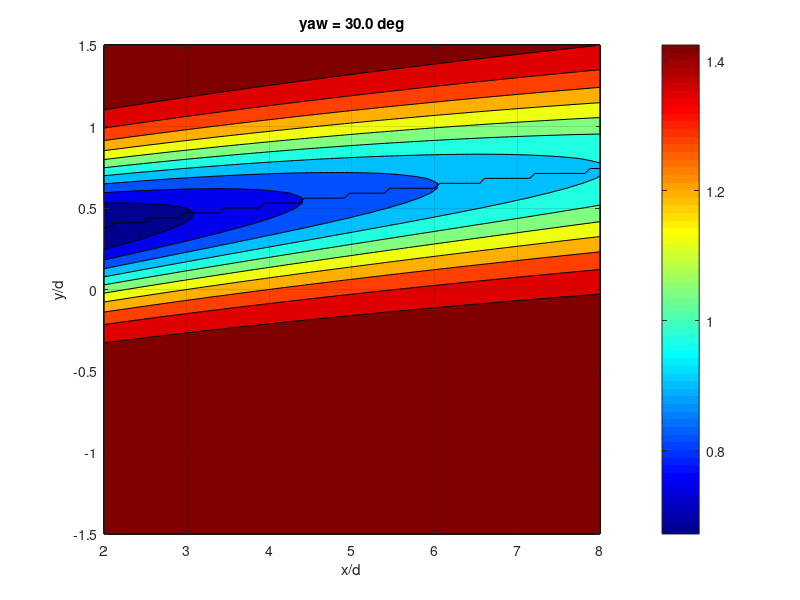

The MATLAB script that drew this image:
clear
% clc
format compact
close all

%% attempt to recreate analytical wake redirection model from Bastankhah paper
d = 1;
yaw = 30*pi/180;
u = 1.5;

% locations
x0 = 0;
x = linspace(2*d,8*d,100);
y = linspace(-1.5*d,1.5*d,100);
z = 0.148;
zh = 0.148;

[X,Y] = meshgrid(x/d,y/d);

% wake growth rates
ky = 0.01;
kz = ky;
CT = 0.9;
TI = 0.1;
alpStar = 2.32;
betaStar = 0.154;

% wake widths
sigmaYbyD = (ky*(x-x0)/d + (cos(yaw)/sqrt(8)));
sigmaZbyD = (kz*(x-x0)/d + (1/sqrt(8)));

% normalized length of potential core
x0byD = (cos(yaw)*(1 + sqrt(1-CT)))/(sqrt(2)*(alpStar*TI + betaStar*(1-sqrt(1-CT))));

% wake skew angle
theta = ((0.3*yaw)/(cos(yaw)))*(1 - sqrt(1 - CT*cos(yaw)));

% normalized wake deflection\
t1 = theta*x0byD;
t2 = (theta/14.7)*sqrt(cos(yaw)/(ky*kz*CT));
t3 = 2.9 + 1.3*sqrt(1 - CT) - CT;
t4 = (1.6 + sqrt(CT))*(1.6*sqrt((8*sigmaYbyD.*sigmaZbyD)/cos(yaw)) - sqrt(CT));
t5 = (1.6 - sqrt(CT))*(1.6*sqrt((8*sigmaYbyD.*sigmaZbyD)/cos(yaw)) + sqrt(CT));

deltabyD = t1 + t2*t3*log(t4./t5);

% % % far wake velocity
for ii = 1:length(y)
    t1n(ii,:) = 1 - sqrt(1 - ((CT*cos(yaw))./(8*(sigmaYbyD.*sigmaZbyD))));
    t2n(ii,:) = exp(-0.5*(((y(ii)/d)-deltabyD)./sigmaYbyD).^2);
    t3n(ii,:) = exp(-0.5*(((z - zh)/d)./sigmaZbyD).^2);
    
    du(ii,:) = t1n(ii,:).*t2n(ii,:).*t3n(ii,:);
    
end

[midLine,yval] = max(du,[],1);
% for ii = 1:length(x)
%     f1 = figure(1);
%     plot(x(ii)-u*du(:,ii),y,'-k')
%     hold on
%     grid on
% end
% grid minor
% xlim([0 inf])
% xlabel('x/d')
% ylabel('y/d')

fg = figure;
contourf(X,Y,u*(1-du));
hold on
plot(x/d,y(yval)/d,'k');
grid on
colorbar
colormap jet
xlabel('x/d')
ylabel('y/d')
title(sprintf('yaw = %0.1f deg',yaw*180/pi))

saveas(fg,sprintf('yaw%0.0f.png',yaw*180/pi));
